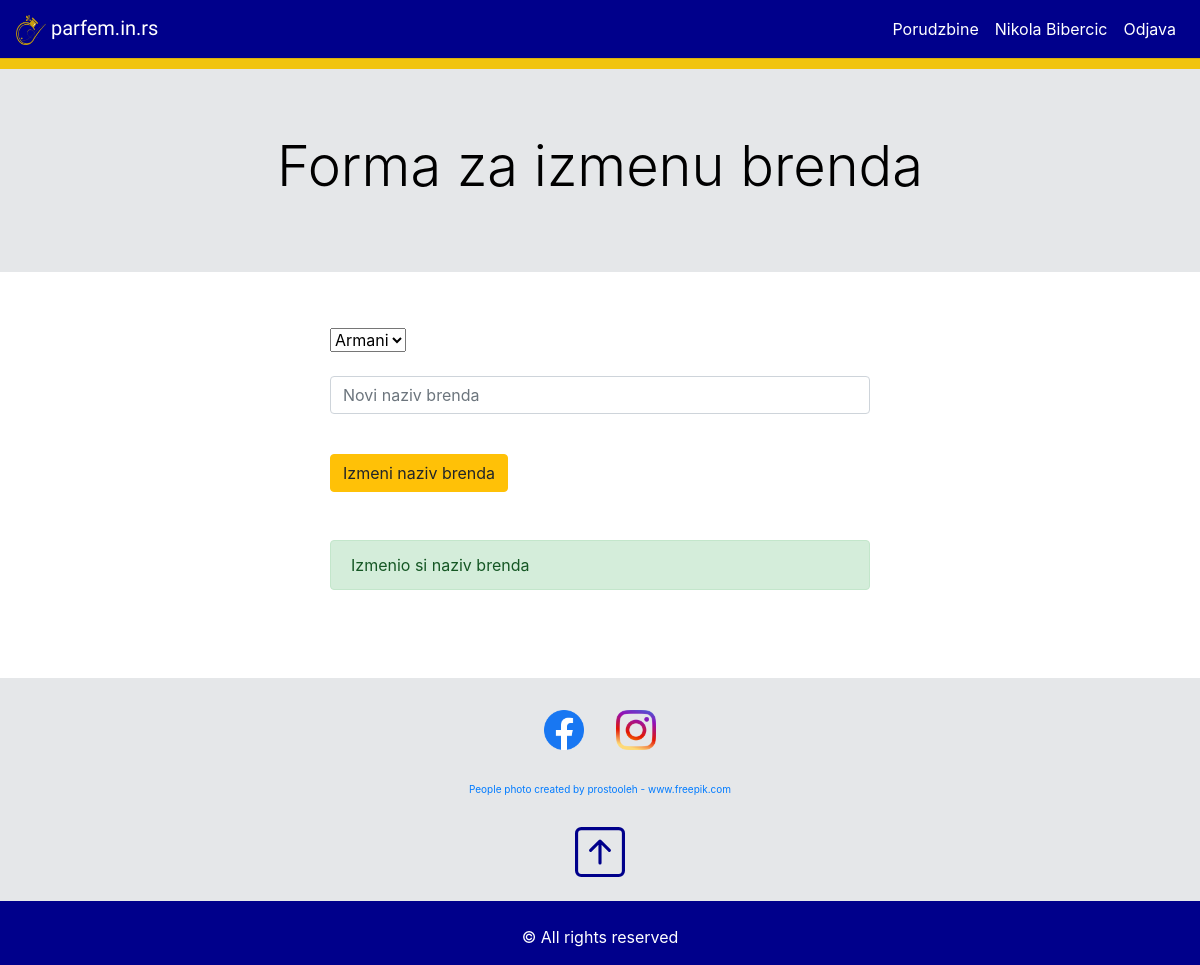
/views/admin.update.brand.view.php?brandUpdated=1 (signed in), run on the app's committed database.
### tables this page shows
CREATE TABLE settings(
	setting_id int AUTO_INCREMENT PRIMARY KEY,
	setting_description varchar(150),
	setting_value varchar(150),
	setting_value_2 varchar(150)
);

### classes/Connection.php (called while the page is built)
<?php
    class Connection{
        public $host='localhost';
        public $dbname='shop';
        public $username='root';
        public $password='';
        public function connect(){
            try{
                return new PDO("mysql:host={$this->host};dbname={$this->dbname};charset=utf8",$this->username,$this->password);
            }catch(PDOException $e){
                echo 'Error'.$e->getMessage();
            }
        }
    }
?>

### objects.php (called while the page is built, shortened)
<?php
    require 'classes/Connection.php';
    require 'classes/ConnectionBuilder.php';
    require 'classes/User.php';
    require 'classes/Product.php';
    require 'classes/Setting.php';
    $conn = new Connection();
    $user = new User($conn->connect());
    $product = new Product($conn->connect());
    $setting = new Setting($conn->connect());
?>

### classes/ConnectionBuilder.php (called while the page is built, shortened)
<?php
    class ConnectionBuilder{
        public function __construct($conn){
            $this->conn = $conn;
        }
    }
?>

### classes/User.php (called while the page is built, shortened)
<?php
    class User extends ConnectionBuilder{
        public function checkUserAdmin($user_id){
            $sql = "select ur.user_id
                    from user_roles ur
                    inner join roles r on r.role_id = ur.role_id
                    where   ur.user_id = {$user_id}
                            and r.name = 'Admin' ";
            $query = $this->conn->prepare($sql);
            $query->execute();
            $checkUserAdmin = $query->fetchAll(PDO::FETCH_OBJ);
            return $checkUserAdmin;
        }
    }
?>

### classes/Product.php (called while the page is built, shortened)
<?php
    class Product extends ConnectionBuilder{
        public function selectAllBrands(){
            $sql = "select *
                    from brands b
                    ";
            $query = $this->conn->prepare($sql);
            $query->execute();
            $result = $query->fetchAll(PDO::FETCH_OBJ);
            return $result;
        }
    }
?>

### views/admin.update.brand.view.php (the view, shortened to what this page needs)
<?php require '../objects.php'; ?>
<?php require '../partials/header.php'; ?>
<?php require '../partials/navbar.php'; ?>
<?php
 $setting->navbar('Forma za izmenu brenda');
?>
<br>
<div class="container">
    <div class="row">
        <div class="col-3">
        </div>
        <div class="col-6">
            <form action="../files/update.brand.php" method="POST">
                <div class="form-group">
                    <select name="brandId" id="">
                        <?php  $result = $product->selectAllBrands(); foreach($result as $x):  ?>
                            <option value=<?php echo $x->brand_id; ?> class="form-control"><?php echo $x->name; ?></option>
                        <?php endforeach; ?>
                    </select><br><br>
                    <input type="text" name="brandNameNew" placeholder="Novi naziv brenda" class="form-control" required><br>
                </div>
                <button class="btn btn-warning" type="submit" name="updateBrand">Izmeni naziv brenda</button>
            </form>
            <br>
            <br>
            <?php if(isset($_GET['brandUpdated']) && $_GET['brandUpdated']==true): ?>
                <div class="alert alert-success" role="alert">Izmenio si naziv brenda</div>
            <?php endif; ?>
        </div>
        <div class="col-3">
        </div>
    </div>
</div>
<br>
<br>
<br>
<?php require '../partials/footer.php'; ?>

### partials/navbar.php (shortened to what this page needs)
<div class="sticky-top">
    <nav class="navbar navbar-expand-lg navbar-dark" style="background-color: darkblue; ">
            <a class="navbar-brand" href="/shop/index.php" style="font-family: 'Dancing Script', cursive;">
                <?php $logoIconLink = $setting->selectSettingValue(17); ?>
                <img src=<?php echo $logoIconLink[0]->setting_value ?> class="card-img-top" alt="" style="height:30px; width:30px;">
                parfem.in.rs
            </a>
            <div class="collapse navbar-collapse" id="navbarTogglerDemo02">
                <ul class="navbar-nav ml-auto">
                    <?php
                        if(isset($_SESSION['user'])){
                            $userId = $_SESSION['user']->user_id;
                        }
                    ?>
                    <?php if(!isset($_SESSION['user'])):  ?>
                        <?php echo ''; ?>
                    <?php elseif($user->checkUserAdmin($userId) or $user->checkUserBloger($userId)):  ?>
                        <li class="nav-item">
                            <a href="/shop/views/admin.orders.view.php" class="nav-link" id="navLink1" style="color:white;">Porudzbine</a>
                        </li>
                    <?php endif; ?>
                    <?php if(isset($_SESSION['user'])): ?>
                        <li class="nav-item">
                            <a href="/shop/views/admin.view.php" class="nav-link" id="navLink2" style="color:white;">
                                <?php
                                    echo $_SESSION['user']->name;
                                ?>
                            </a>
                        </li>
                        <li class="nav-item"><a href="/shop/files/logout.php" class="nav-link" id="navLink3" style="color:white;">Odjava</a></li>
                    <?php else: ?>
                        <li class="nav-item" ><a href="/shop/views/login.view.php" class="nav-link" id="navLink4" style="color:white;">Prijava</a></li>
                    <?php endif; ?>
                </ul>
            </div>
    </nav>
    <?php $navbarJumbotronColor = $setting->selectSettingValue(3); ?>
    <hr class="" class="bg-warning" <?php echo 'style="background-color:'.$navbarJumbotronColor[0]->setting_value.'; height:10px; margin:auto; " ' ?> >
</div>

### partials/footer.php (shortened to what this page needs)
    <?php $footerJumbotronColor = $setting->selectSettingValue(1); ?>
    <div class="container-fluid" <?php echo 'style="background-color:'.$footerJumbotronColor[0]->setting_value.'; " ' ?> >
        <div class="row">
            <div class="col-12" >
                <br>
                <ul class="nav justify-content-center">
                    <?php
                        $facebookIconShow = $setting->selectSettingValue(7);
                        if($facebookIconShow[0]->setting_value=='true'):
                     ?>
                        <li class="nav-item"><a href="#" class="nav-link"><img src=<?php $facebookIconLink = $setting->selectSettingValue(9); echo $facebookIconLink[0]->setting_value; ?> class="img-fluid" alt="Responsive image" width="40px" height="40px"></a></li>
                    <?php endif; ?>
                    <?php
                        $instagramIconShow = $setting->selectSettingValue(8);
                        if($instagramIconShow[0]->setting_value=='true'):
                     ?>
                        <li class="nav-item"><a href="#" class="nav-link"><img src=<?php $instagramIconLink = $setting->selectSettingValue(10); echo $instagramIconLink[0]->setting_value; ?> class="img-fluid" alt="Responsive image" width="40px" height="40px"></a></li>
                    <?php endif; ?>
                </ul>
                <br>
                <div class="text-center" style="font-size: 10px;">
                    <?php
                        $footerJumbotronlink1Show = $setting->selectSettingValue(12);
                        if($footerJumbotronlink1Show[0]->setting_value=='true'):
                     ?>
                        <?php $footerJumbotronlink1 = $setting->selectSettingValue(14); ?>
                        <a href=<?php echo $footerJumbotronlink1[0]->setting_value;  ?> ><?php echo $footerJumbotronlink1[0]->setting_value_2;  ?></a>
                        <br>
                    <?php endif; ?>
                    <?php $backToTopTextColor = $setting->selectSettingValue(11); ?>
                    <br>
                    <br>
                    <a id="back-to-top" href="#" class="" role="button" title="Click to return on the top page" data-toggle="tooltip" data-placement="left">
                        <svg xmlns="http://www.w3.org/2000/svg" width="50" height="50" fill="currentColor" class="bi bi-arrow-up-square" viewBox="0 0 16 16"  <?php echo 'style="color:'.$backToTopTextColor[0]->setting_value.'; " ' ?> >
                            <path fill-rule="evenodd" d="M15 2a1 1 0 0 0-1-1H2a1 1 0 0 0-1 1v12a1 1 0 0 0 1 1h12a1 1 0 0 0 1-1V2zM0 2a2 2 0 0 1 2-2h12a2 2 0 0 1 2 2v12a2 2 0 0 1-2 2H2a2 2 0 0 1-2-2V2zm8.5 9.5a.5.5 0 0 1-1 0V5.707L5.354 7.854a.5.5 0 1 1-.708-.708l3-3a.5.5 0 0 1 .708 0l3 3a.5.5 0 0 1-.708.708L8.5 5.707V11.5z"/>
                        </svg>
                    </a>
                </div>
                <br>
            </div>
        </div>
    </div>
    <?php
        $footerColor = $setting->selectSettingValue(5);
        $footerTextColor = $setting->selectSettingValue(6);
    ?>
    <div class="container-fluid" <?php echo 'style="background-color:'.$footerColor[0]->setting_value.'; color:'.$footerTextColor[0]->setting_value.'  " ' ?> >
        <div class="row">
            <div class="col-12 text-center">
                <div>
                    <br>
                    <p>&copy; All rights reserved</p>
                </div>
            </div>
        </div>
    </div>
</body>
</html>

### data on the page
settings: setting_value (picture)
settings: setting_value (picture)
settings: setting_value (picture)
settings: setting_value_2 "People photo created by prostooleh - www.freepik.com"

### other printed values
$_SESSION['user']->name "Nikola Bibercic"
$text "Forma za izmenu brenda"
form field brandId "Armani"
